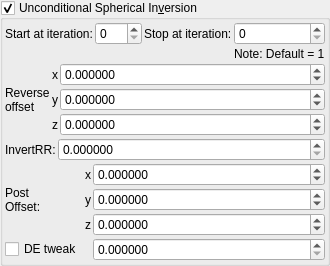
    <widget class="MyGroupBox" name="groupCheck_transf_function_enabledCz">
     <property name="toolTip">
      <string>&lt;html&gt;&lt;head/&gt;&lt;body&gt;&lt;p&gt;Adjusts the DE every time this slot is iterated.&lt;/p&gt;&lt;p&gt;The aim is to keep these parameters as low as possible.&lt;/p&gt;&lt;p&gt;High values improve the DE, but detail is lost.&lt;/p&gt;&lt;p&gt;Occasionally a negative Offset value is used. &lt;/p&gt;&lt;/body&gt;&lt;/html&gt;</string>
     </property>
     <property name="title">
      <string>Unconditional Spherical In&amp;version</string>
     </property>
     <property name="checkable">
      <bool>true</bool>
     </property>
     <layout class="QVBoxLayout" name="verticalLayout_14" stretch="0,0,0,0">
      <property name="spacing">
       <number>2</number>
      </property>
      <property name="leftMargin">
       <number>2</number>
      </property>
      <property name="topMargin">
       <number>2</number>
      </property>
      <property name="rightMargin">
       <number>2</number>
      </property>
      <property name="bottomMargin">
       <number>2</number>
      </property>
      <item>
       <layout class="QGridLayout" name="gridLayout_62">
        <property name="spacing">
         <number>2</number>
        </property>
        <item row="1" column="1">
         <widget class="MySpinBox" name="spinboxInt_transf_start_iterations_D">
          <property name="sizePolicy">
           <sizepolicy hsizetype="Minimum" vsizetype="Maximum">
            <horstretch>0</horstretch>
            <verstretch>0</verstretch>
           </sizepolicy>
          </property>
          <property name="maximum">
           <number>999</number>
          </property>
         </widget>
        </item>
        <item row="1" column="2">
         <widget class="QLabel" name="label_247">
          <property name="text">
           <string>Stop at iteration:</string>
          </property>
         </widget>
        </item>
        <item row="1" column="3">
         <widget class="MySpinBox" name="spinboxInt_transf_stop_iterations_D1">
          <property name="sizePolicy">
           <sizepolicy hsizetype="Minimum" vsizetype="Maximum">
            <horstretch>0</horstretch>
            <verstretch>0</verstretch>
           </sizepolicy>
          </property>
          <property name="maximum">
           <number>999</number>
          </property>
         </widget>
        </item>
        <item row="1" column="0">
         <widget class="QLabel" name="label_246">
          <property name="text">
           <string>Start at iteration:</string>
          </property>
         </widget>
        </item>
        <item row="2" column="3">
         <widget class="QLabel" name="label_140">
          <property name="text">
           <string>Note: Default = 1</string>
          </property>
         </widget>
        </item>
       </layout>
      </item>
      <item>
       <layout class="QGridLayout" name="gridLayout_66" columnstretch="0,0,1">
        <property name="spacing">
         <number>2</number>
        </property>
        <item row="1" column="1">
         <widget class="QLabel" name="label_120">
          <property name="sizePolicy">
           <sizepolicy hsizetype="Preferred" vsizetype="Preferred">
            <horstretch>0</horstretch>
            <verstretch>0</verstretch>
           </sizepolicy>
          </property>
          <property name="text">
           <string notr="true">y</string>
          </property>
          <property name="alignment">
           <set>Qt::AlignRight|Qt::AlignTrailing|Qt::AlignVCenter</set>
          </property>
         </widget>
        </item>
        <item row="0" column="1">
         <widget class="QLabel" name="label_124">
          <property name="sizePolicy">
           <sizepolicy hsizetype="Preferred" vsizetype="Preferred">
            <horstretch>0</horstretch>
            <verstretch>0</verstretch>
           </sizepolicy>
          </property>
          <property name="text">
           <string notr="true">x</string>
          </property>
          <property name="alignment">
           <set>Qt::AlignRight|Qt::AlignTrailing|Qt::AlignVCenter</set>
          </property>
         </widget>
        </item>
        <item row="2" column="1">
         <widget class="QLabel" name="label_128">
          <property name="sizePolicy">
           <sizepolicy hsizetype="Preferred" vsizetype="Preferred">
            <horstretch>0</horstretch>
            <verstretch>0</verstretch>
           </sizepolicy>
          </property>
          <property name="text">
           <string notr="true">z</string>
          </property>
          <property name="alignment">
           <set>Qt::AlignRight|Qt::AlignTrailing|Qt::AlignVCenter</set>
          </property>
         </widget>
        </item>
        <item row="0" column="2">
         <widget class="MyDoubleSpinBox" name="spinbox3_transf_offset_000_x">
          <property name="sizePolicy">
           <sizepolicy hsizetype="Minimum" vsizetype="Maximum">
            <horstretch>0</horstretch>
            <verstretch>0</verstretch>
           </sizepolicy>
          </property>
          <property name="font">
           <font>
            <weight>50</weight>
            <bold>false</bold>
           </font>
          </property>
          <property name="prefix">
           <string/>
          </property>
          <property name="suffix">
           <string/>
          </property>
          <property name="decimals">
           <number>6</number>
          </property>
          <property name="minimum">
           <double>-99.989999999999995</double>
          </property>
          <property name="maximum">
           <double>99.989999999999995</double>
          </property>
          <property name="singleStep">
           <double>0.100000000000000</double>
          </property>
         </widget>
        </item>
        <item row="1" column="2">
         <widget class="MyDoubleSpinBox" name="spinbox3_transf_offset_000_y">
          <property name="sizePolicy">
           <sizepolicy hsizetype="Minimum" vsizetype="Maximum">
            <horstretch>0</horstretch>
            <verstretch>0</verstretch>
           </sizepolicy>
          </property>
          <property name="font">
           <font>
            <weight>50</weight>
            <bold>false</bold>
           </font>
          </property>
          <property name="prefix">
           <string/>
          </property>
          <property name="suffix">
           <string/>
          </property>
          <property name="decimals">
           <number>6</number>
          </property>
          <property name="minimum">
           <double>-99.989999999999995</double>
          </property>
          <property name="maximum">
           <double>99.989999999999995</double>
          </property>
          <property name="singleStep">
           <double>0.100000000000000</double>
          </property>
         </widget>
        </item>
        <item row="2" column="2">
         <widget class="MyDoubleSpinBox" name="spinbox3_transf_offset_000_z">
          <property name="sizePolicy">
           <sizepolicy hsizetype="Minimum" vsizetype="Maximum">
            <horstretch>0</horstretch>
            <verstretch>0</verstretch>
           </sizepolicy>
          </property>
          <property name="font">
           <font>
            <weight>50</weight>
            <bold>false</bold>
           </font>
          </property>
          <property name="prefix">
           <string/>
          </property>
          <property name="suffix">
           <string/>
          </property>
          <property name="decimals">
           <number>6</number>
          </property>
          <property name="minimum">
           <double>-99.989999999999995</double>
          </property>
          <property name="maximum">
           <double>99.989999999999995</double>
          </property>
          <property name="singleStep">
           <double>0.100000000000000</double>
          </property>
         </widget>
        </item>
        <item row="0" column="0" rowspan="3">
         <widget class="QLabel" name="label_44">
          <property name="text">
           <string notr="true">Reverse
offset</string>
          </property>
         </widget>
        </item>
       </layout>
      </item>
      <item>
       <layout class="QGridLayout" name="gridLayout_7" columnstretch="0,1">
        <item row="1" column="1">
         <widget class="MyDoubleSpinBox" name="spinbox_transf_maxR2_1">
          <property name="sizePolicy">
           <sizepolicy hsizetype="Minimum" vsizetype="Maximum">
            <horstretch>0</horstretch>
            <verstretch>0</verstretch>
           </sizepolicy>
          </property>
          <property name="prefix">
           <string/>
          </property>
          <property name="suffix">
           <string/>
          </property>
          <property name="decimals">
           <number>6</number>
          </property>
          <property name="minimum">
           <double>0.000000000000000</double>
          </property>
          <property name="maximum">
           <double>99.989999999999995</double>
          </property>
          <property name="singleStep">
           <double>0.100000000000000</double>
          </property>
         </widget>
        </item>
        <item row="1" column="0">
         <widget class="QLabel" name="label_24">
          <property name="text">
           <string>InvertRR:</string>
          </property>
         </widget>
        </item>
       </layout>
      </item>
      <item>
       <layout class="QGridLayout" name="gridLayout_34" columnstretch="0,0,1">
        <property name="spacing">
         <number>2</number>
        </property>
        <item row="1" column="1">
         <widget class="QLabel" name="label_122">
          <property name="text">
           <string notr="true">y</string>
          </property>
         </widget>
        </item>
        <item row="1" column="2">
         <widget class="MyDoubleSpinBox" name="spinbox3_transf_addition_constant_y">
          <property name="sizePolicy">
           <sizepolicy hsizetype="Minimum" vsizetype="Maximum">
            <horstretch>0</horstretch>
            <verstretch>0</verstretch>
           </sizepolicy>
          </property>
          <property name="prefix">
           <string/>
          </property>
          <property name="suffix">
           <string/>
          </property>
          <property name="decimals">
           <number>6</number>
          </property>
          <property name="minimum">
           <double>-99.989999999999995</double>
          </property>
          <property name="maximum">
           <double>99.989999999999995</double>
          </property>
          <property name="singleStep">
           <double>0.100000000000000</double>
          </property>
         </widget>
        </item>
        <item row="0" column="0" rowspan="3">
         <widget class="QLabel" name="label_256">
          <property name="text">
           <string>Post
Offset:</string>
          </property>
         </widget>
        </item>
        <item row="2" column="2">
         <widget class="MyDoubleSpinBox" name="spinbox3_transf_addition_constant_z">
          <property name="sizePolicy">
           <sizepolicy hsizetype="Minimum" vsizetype="Maximum">
            <horstretch>0</horstretch>
            <verstretch>0</verstretch>
           </sizepolicy>
          </property>
          <property name="prefix">
           <string/>
          </property>
          <property name="suffix">
           <string/>
          </property>
          <property name="decimals">
           <number>6</number>
          </property>
          <property name="minimum">
           <double>-99.989999999999995</double>
          </property>
          <property name="maximum">
           <double>99.989999999999995</double>
          </property>
          <property name="singleStep">
           <double>0.100000000000000</double>
          </property>
         </widget>
        </item>
        <item row="0" column="1">
         <widget class="QLabel" name="label_121">
          <property name="text">
           <string notr="true">x</string>
          </property>
         </widget>
        </item>
        <item row="0" column="2">
         <widget class="MyDoubleSpinBox" name="spinbox3_transf_addition_constant_x">
          <property name="sizePolicy">
           <sizepolicy hsizetype="Minimum" vsizetype="Maximum">
            <horstretch>0</horstretch>
            <verstretch>0</verstretch>
           </sizepolicy>
          </property>
          <property name="prefix">
           <string/>
          </property>
          <property name="suffix">
           <string/>
          </property>
          <property name="decimals">
           <number>6</number>
          </property>
          <property name="minimum">
           <double>-99.989999999999995</double>
          </property>
          <property name="maximum">
           <double>99.989999999999995</double>
          </property>
          <property name="singleStep">
           <double>0.100000000000000</double>
          </property>
         </widget>
        </item>
        <item row="2" column="1">
         <widget class="QLabel" name="label_123">
          <property name="text">
           <string notr="true">z</string>
          </property>
         </widget>
        </item>
        <item row="3" column="2">
         <widget class="MyDoubleSpinBox" name="spinbox_transf_scale_0">
          <property name="sizePolicy">
           <sizepolicy hsizetype="Minimum" vsizetype="Maximum">
            <horstretch>0</horstretch>
            <verstretch>0</verstretch>
           </sizepolicy>
          </property>
          <property name="prefix">
           <string/>
          </property>
          <property name="suffix">
           <string/>
          </property>
          <property name="decimals">
           <number>6</number>
          </property>
          <property name="minimum">
           <double>0.000000000000000</double>
          </property>
          <property name="maximum">
           <double>99.989999999999995</double>
          </property>
          <property name="singleStep">
           <double>0.100000000000000</double>
          </property>
         </widget>
        </item>
        <item row="3" column="0">
         <widget class="MyCheckBox" name="checkBox_transf_function_enabledN_false">
          <property name="text">
           <string>DE tweak</string>
          </property>
         </widget>
        </item>
       </layout>
      </item>
     </layout>
    </widget>
